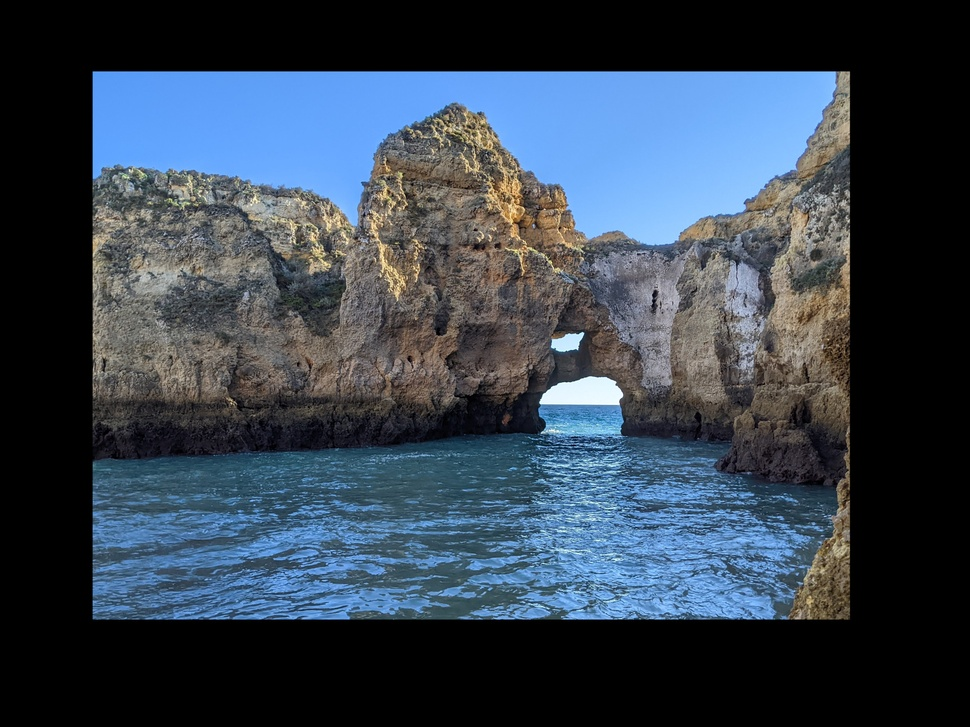
#> input picture samples/lg3_outline.jpg, 970 x 727 px, shrunk from 4032 x 3024 before the run
$ python main.py
#> lines starting #> are read from the running program, lines starting #| are printed output that depends on the picture
### ImageReader.py
from PIL import Image
import os
from PIL.ExifTags import TAGS, GPSTAGS


class XY:
    _x = 0
    _y = 0

    def __init__(self, x, y):
        self._x = x
        self._y = y

    def __init__(self):
        return

    def getX(self):
        return self._x

    def getY(self):
        return self._y

    def setX(self, x):
        self._x = x

    def setY(self, y):
        self._y = y


class ImageMetaData:
    #stored color to ignore
    _ignoreR = 0
    _ignoreG = 0
    _ignoreB = 0

    _topLeft = XY()
    _bottomRight = XY()

    def __init__(self):
        return

    def _findBottomRight(self):
        width = self._image.size[0]
        height = self._image.size[1]
        for x in reversed(range(width)):
            for y in reversed(range(height)):
                valr, valg, valb = self._rgb_image.getpixel((x, y))
                if valr in range(self._ignoreR - 5,
                                 self._ignoreR + 5) and valg in range(
                                     self._ignoreG - 5,
                                     self._ignoreG + 5) and valb in range(
                                         self._ignoreB - 5, self._ignoreB + 5):
                    continue
                else:
                    self._bottomRight.setX(x)
                    self._bottomRight.setY(y)
                    return

    def _findTopLeft(self):
        width = self._image.size[0]
        height = self._image.size[1]
        for x in range(width):
            if x == 0:
                continue
            for y in range(height):
                if y == 0:
                    continue
                else:
                    valr, valg, valb = self._rgb_image.getpixel((x, y))
                    if valr in range(self._ignoreR - 5,
                                     self._ignoreR + 5) and valg in range(
                                         self._ignoreG - 5,
                                         self._ignoreG + 5) and valb in range(
                                             self._ignoreB - 5,
                                             self._ignoreB + 5):
                        continue
                    else:
                        self._topLeft.setX(x)
                        self._topLeft.setY(y)
                        return

    def _findRectangle(self, imagename):
        #assume 0,0 is fine
        self._ignoreR, self._ignoreG, self._ignoreB = self._rgb_image.getpixel(
            (0, 0))

        self._findTopLeft()
        print(self._topLeft.getX(), self._topLeft.getY())
        self._findBottomRight()
        print(self._bottomRight.getX(), self._bottomRight.getY())
        return

    def readImage(self, imagename):
#> called with imagename = './samples/lg3_outline.jpg'
        if not os.path.exists(imagename):
          print ("COULD NOT FIND FILE ", imagename)
          return
        self._image = Image.open(imagename)
#> self._image is the input picture: PIL image 970x727 RGB; mean R, G, B 54.1, 66.7, 80.5
        self._rgb_image = self._image.convert('RGB')
        info_dict = {
            "Filename": self._image.filename,
            "Image Size": self._image.size,
            "Image Height": self._image.height,
            "Image Width": self._image.width,
            "Image Format": self._image.format,
            "Image Mode": self._image.mode,
            "Image is Animated": getattr(self._image, "is_animated", False),
            "Frames in Image": getattr(self._image, "n_frames", 1)
        }
#> info_dict = {'Filename': './samples/lg3_outline.jpg', 'Image Size': (970, 727), 'Image Height': 727, 'Image Width': 970, 'Image Format': 'JPEG', 'Image Mode': 'RGB', 'Image is Animated': False, 'Frames in Image': 1}
        for label, value in info_dict.items():
            print(f"{label:30}: {value}")
#> this loop made 8 passes
#> (label, value) on passes 1 to 8: ('Filename', './samples/lg3_outline.jpg'), ('Image Size', (970, 727)), ('Image Height', 727), ('Image Width', 970), ('Image Format', 'JPEG'), ('Image Mode', 'RGB'), ('Image is Animated', False), ('Frames in Image', 1)
#| Filename                      : ./samples/lg3_outline.jpg
#| Image Size                    : (970, 727)
#| Image Height                  : 727
#| Image Width                   : 970
#| Image Format                  : JPEG
#| Image Mode                    : RGB
#| Image is Animated             : False
#| Frames in Image               : 1

        exifdata = self._image.getexif()
        for tag_id in exifdata:
            tag = TAGS.get(tag_id, tag_id)
            data = exifdata.get(tag_id)

            if isinstance(data, bytes):
                data = data.decode()
            print(f"{tag:30}: {data}")
#> this loop made 0 passes

        self._findRectangle(imagename)
#> in _findRectangle, `self._ignoreR, self._ignoreG, self._ignoreB = self._rgb_image.getpixel..`: self._ignoreR = 0
#| 82 67
#| 855 526
        imgcrop = self._image.crop(
            (self._topLeft.getX(), self._topLeft.getY(),
             self._bottomRight.getX(), self._bottomRight.getY()))
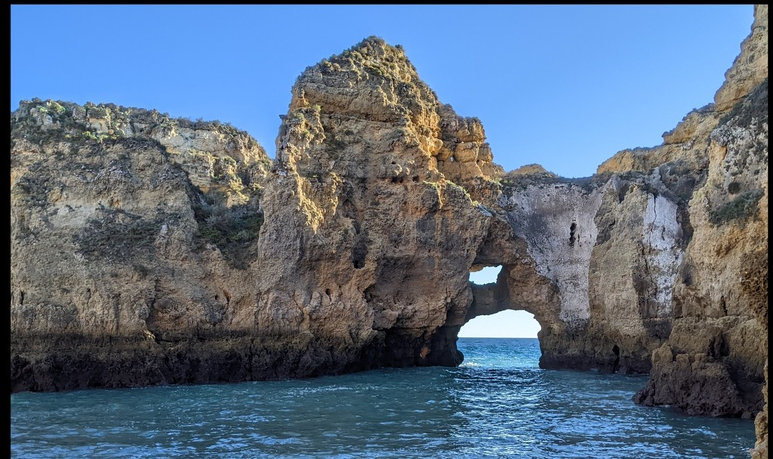
#> imgcrop: PIL image 773x459 RGB; mean R, G, B 91.1, 108.6, 128.9
        cropname = os.path.splitext(imagename)[0]
        cropname = cropname + "copy.jpg"
        imgcrop.save(cropname)
        print("Done! File: " + cropname)

### main.py
from ImageReader import ImageMetaData

metadata = ImageMetaData()
samplename = "./samples/lg3_outline.jpg"


def main():
  metadata.readImage(samplename)
  return


if __name__ == "__main__":
    main()

$ run again, with samples/lg3.jpg copied over samples/lg3_outline.jpg
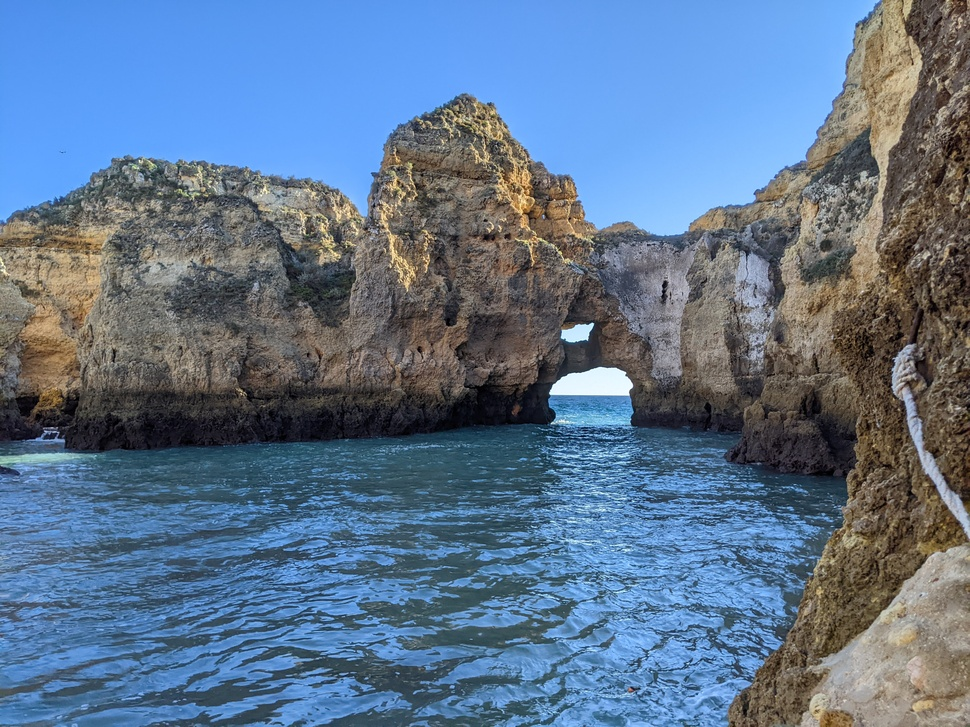
#> input picture samples/lg3.jpg, 970 x 727 px, shrunk from 4032 x 3024 before the run
#> in readImage, self._image is the input picture: PIL image 970x727 RGB; mean R, G, B 94.6, 117.1, 142.9
#> info_dict = {'Filename': './samples/lg3_outline.jpg', 'Image Size': (970, 727), 'Image Height': 727, 'Image Width': 970, 'Image Format': 'JPEG', 'Image Mode': 'RGB', 'Image is Animated': False, 'Frames in Image': 1}
#> the loop in readImage, `for label, value in info_dict.items():` made 8 passes
#> (label, value) on passes 1 to 8: ('Filename', './samples/lg3_outline.jpg'), ('Image Size', (970, 727)), ('Image Height', 727), ('Image Width', 970), ('Image Format', 'JPEG'), ('Image Mode', 'RGB'), ('Image is Animated', False), ('Frames in Image', 1)
#> (printed output is left out)
#> self._ignoreR = 78; self._ignoreG = 142; self._ignoreB = 232
#| 1 31
#| 969 726
#> in readImage, `imgcrop = self._image.crop( (self._topLeft.getX(), self._topLeft.getY(..`:
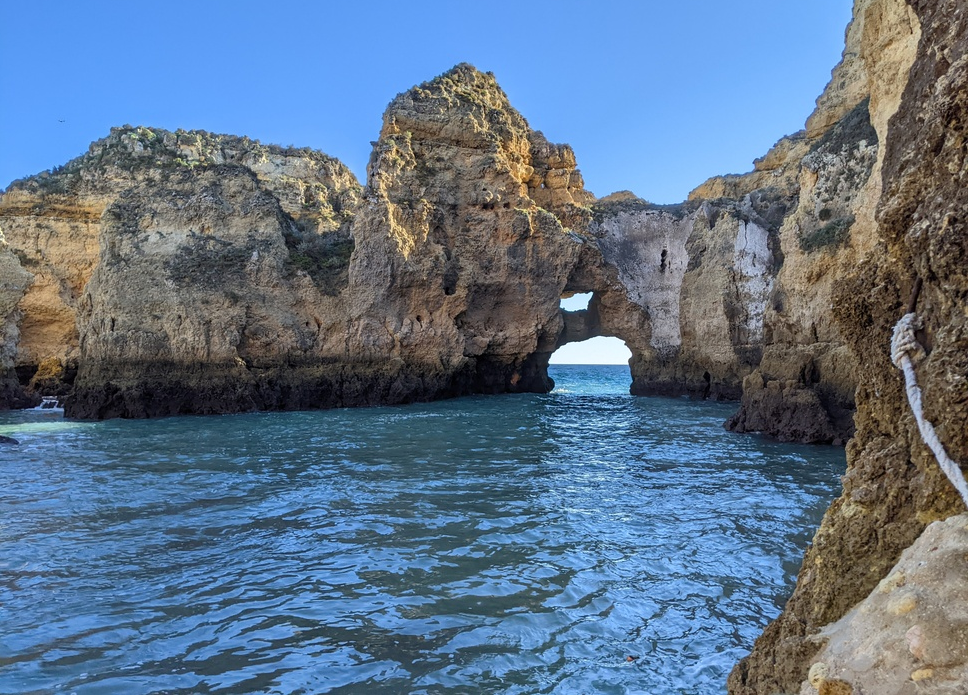
#> imgcrop: PIL image 968x695 RGB; mean R, G, B 94.5, 115.6, 139.3
